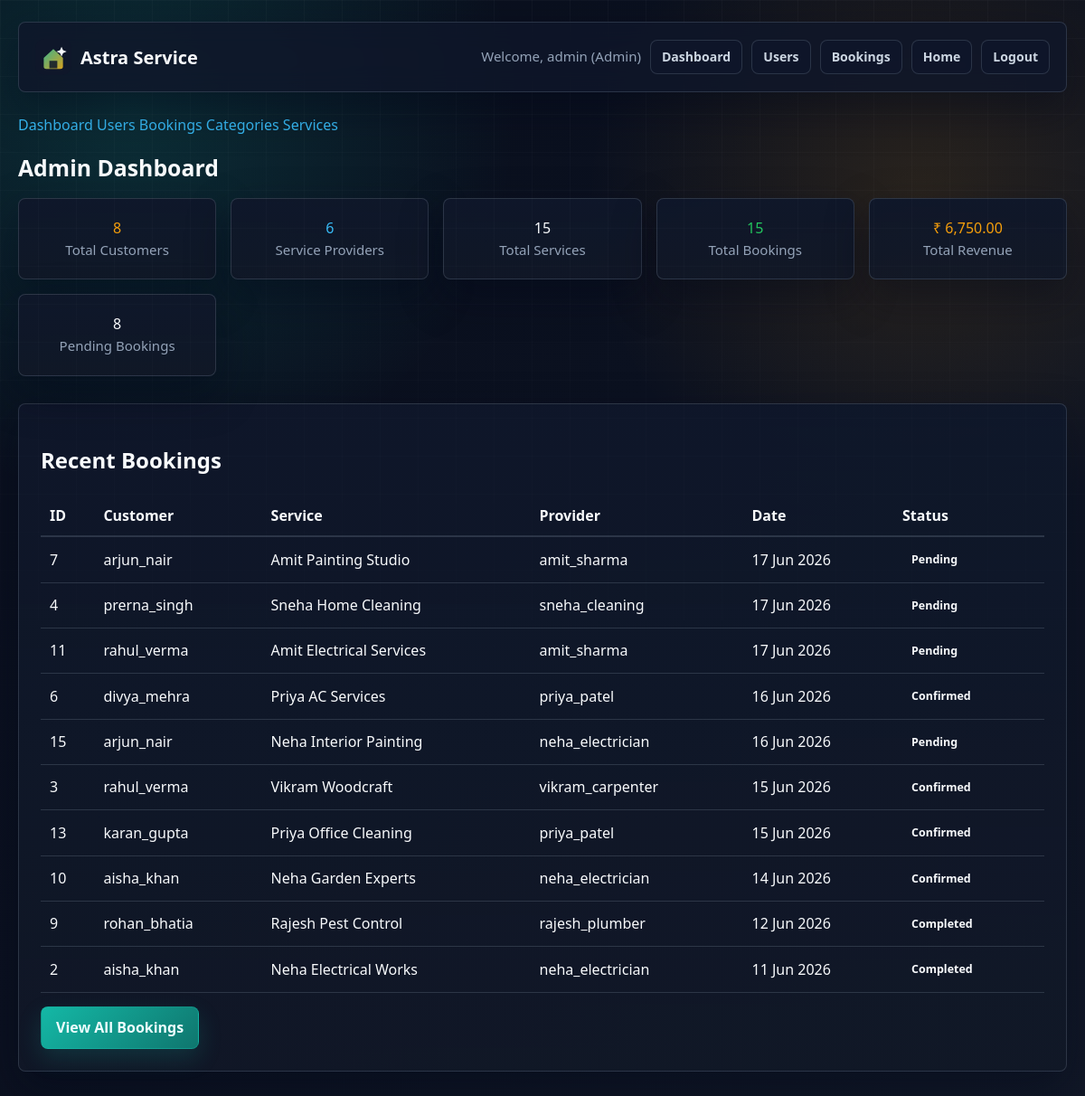
Page /admin/dashboard.php (signed in) on the committed database.
### tables this page shows
CREATE TABLE bookings (
    id INT AUTO_INCREMENT PRIMARY KEY,
    user_id INT,
    service_id INT,
    provider_id INT,
    customer_name VARCHAR(100),
    customer_phone VARCHAR(20),
    customer_address VARCHAR(255),
    service_price DECIMAL(10, 2) DEFAULT 0.00,
    status ENUM('pending', 'confirmed', 'completed', 'cancelled') DEFAULT 'pending',
    booking_date TIMESTAMP DEFAULT CURRENT_TIMESTAMP,
    completion_date DATETIME,
    FOREIGN KEY(user_id) REFERENCES users(id) ON DELETE CASCADE,
    FOREIGN KEY(service_id) REFERENCES services(id) ON DELETE SET NULL,
    FOREIGN KEY(provider_id) REFERENCES users(id) ON DELETE SET NULL
);

CREATE TABLE users (
    id INT AUTO_INCREMENT PRIMARY KEY,
    username VARCHAR(50) NOT NULL UNIQUE,
    email VARCHAR(100) NOT NULL UNIQUE,
    password VARCHAR(255) NOT NULL,
    role ENUM('admin', 'user', 'provider') DEFAULT 'user',
    phone VARCHAR(20),
    address VARCHAR(255),
    created_at TIMESTAMP DEFAULT CURRENT_TIMESTAMP
);

CREATE TABLE services (
    id INT AUTO_INCREMENT PRIMARY KEY,
    category VARCHAR(100) NOT NULL,
    provider_id INT,
    name VARCHAR(100),
    phone VARCHAR(20),
    price DECIMAL(10, 2) DEFAULT 0.00,
    status ENUM('available', 'booked') DEFAULT 'available',
    created_at TIMESTAMP DEFAULT CURRENT_TIMESTAMP,
    FOREIGN KEY(provider_id) REFERENCES users(id) ON DELETE SET NULL
);

### shared/auth.php (called while the page is built, shortened)
<?php
function getCurrentUserRole() {
    return $_SESSION['role'] ?? 'user';
}
function getCurrentUsername() {
    return $_SESSION['username'] ?? '';
}

### shared/functions.php (called while the page is built, shortened)
<?php
function formatCurrency($amount) {
    return '₹ ' . number_format($amount, 2);
}
function formatDate($date) {
    return date('d M Y', strtotime($date));
}

### admin/dashboard.php (the view, shortened to what this page needs)
<?php
include_once '../shared/auth.php';
include_once '../shared/functions.php';
$conn = getDbConnection();
$stats = [
    'total_users' => 0,
    'total_providers' => 0,
    'total_services' => 0,
    'total_bookings' => 0,
    'total_revenue' => 0,
    'pending_bookings' => 0
];
$result = $conn->query("SELECT COUNT(*) AS count FROM users WHERE role = 'user'");
if ($result) {
    $row = $result->fetch_assoc();
    $stats['total_users'] = $row['count'];
}
$result = $conn->query("SELECT COUNT(*) AS count FROM users WHERE role = 'provider'");
if ($result) {
    $row = $result->fetch_assoc();
    $stats['total_providers'] = $row['count'];
}
$result = $conn->query("SELECT COUNT(*) AS count FROM services");
if ($result) {
    $row = $result->fetch_assoc();
    $stats['total_services'] = $row['count'];
}
$result = $conn->query("SELECT COUNT(*) AS count FROM bookings");
if ($result) {
    $row = $result->fetch_assoc();
    $stats['total_bookings'] = $row['count'];
}
$result = $conn->query("SELECT COALESCE(SUM(service_price), 0) AS total FROM bookings WHERE status = 'completed'");
if ($result) {
    $row = $result->fetch_assoc();
    $stats['total_revenue'] = $row['total'] ?? 0;
}
$result = $conn->query("SELECT COUNT(*) AS count FROM bookings WHERE status IN ('pending', 'confirmed')");
if ($result) {
    $row = $result->fetch_assoc();
    $stats['pending_bookings'] = $row['count'];
}
$recentBookings = [];
$result = $conn->query("
    SELECT b.id, b.booking_date, b.status, s.name AS service_name, u.username AS customer_name, p.username AS provider_name
    FROM bookings b
    LEFT JOIN services s ON b.service_id = s.id
    LEFT JOIN users u ON b.user_id = u.id
    LEFT JOIN users p ON b.provider_id = p.id
    ORDER BY b.booking_date DESC
    LIMIT 10
");
if ($result) {
    while ($row = $result->fetch_assoc()) {
        $recentBookings[] = $row;
    }
}
?>
<?php include '../shared/header.php'; ?>
    <div class="breadcrumb" style="margin-bottom: 20px;">
        <a href="dashboard.php" class="active">Dashboard</a>
        <a href="manage_users.php">Users</a>
        <a href="manage_bookings.php">Bookings</a>
        <a href="manage_categories.php">Categories</a>
        <a href="manage_services.php">Services</a>
    </div>
    <h1 class="h1" style="margin-top: 20px; margin-bottom: 20px;">Admin Dashboard</h1>
    <div class="grid" style="grid-template-columns: repeat(auto-fit, minmax(200px, 1fr)); gap: 16px; margin-bottom: 30px;">
        <div class="card" style="text-align: center; padding: 20px;">
            <div class="h3" style="margin: 0; color: var(--accent-2);"><?php echo $stats['total_users']; ?></div>
            <div class="small">Total Customers</div>
        </div>
        <div class="card" style="text-align: center; padding: 20px;">
            <div class="h3" style="margin: 0; color: var(--accent-3);"><?php echo $stats['total_providers']; ?></div>
            <div class="small">Service Providers</div>
        </div>
        <div class="card" style="text-align: center; padding: 20px;">
            <div class="h3" style="margin: 0; color: var(--accent-1);"><?php echo $stats['total_services']; ?></div>
            <div class="small">Total Services</div>
        </div>
        <div class="card" style="text-align: center; padding: 20px;">
            <div class="h3" style="margin: 0; color: var(--success);"><?php echo $stats['total_bookings']; ?></div>
            <div class="small">Total Bookings</div>
        </div>
        <div class="card" style="text-align: center; padding: 20px;">
            <div class="h3" style="margin: 0; color: var(--warning);"><?php echo formatCurrency($stats['total_revenue']); ?></div>
            <div class="small">Total Revenue</div>
        </div>
        <div class="card" style="text-align: center; padding: 20px;">
            <div class="h3" style="margin: 0; color: var(--error);"><?php echo $stats['pending_bookings']; ?></div>
            <div class="small">Pending Bookings</div>
        </div>
    </div>
    <div class="card">
        <h2 class="h2">Recent Bookings</h2>
        <?php if (empty($recentBookings)): ?>
            <p class="small">No bookings found.</p>
        <?php else: ?>
            <div style="overflow-x: auto;">
                <table style="width: 100%; border-collapse: collapse;">
                    <thead>
                        <tr style="border-bottom: 2px solid var(--border);">
                            <th style="padding: 10px; text-align: left;">ID</th>
                            <th style="padding: 10px; text-align: left;">Customer</th>
                            <th style="padding: 10px; text-align: left;">Service</th>
                            <th style="padding: 10px; text-align: left;">Provider</th>
                            <th style="padding: 10px; text-align: left;">Date</th>
                            <th style="padding: 10px; text-align: left;">Status</th>
                        </tr>
                    </thead>
                    <tbody>
                        <?php foreach ($recentBookings as $booking): ?>
                            <tr style="border-bottom: 1px solid var(--border);">
                                <td style="padding: 10px;"><?php echo htmlspecialchars($booking['id']); ?></td>
                                <td style="padding: 10px;"><?php echo htmlspecialchars($booking['customer_name'] ?? 'N/A'); ?></td>
                                <td style="padding: 10px;"><?php echo htmlspecialchars($booking['service_name'] ?? 'N/A'); ?></td>
                                <td style="padding: 10px;"><?php echo htmlspecialchars($booking['provider_name'] ?? 'N/A'); ?></td>
                                <td style="padding: 10px;"><?php echo formatDate($booking['booking_date']); ?></td>
                                <td style="padding: 10px;"><span class="status-badge status-<?php echo htmlspecialchars($booking['status']); ?>"><?php echo ucfirst(htmlspecialchars($booking['status'])); ?></span></td>
                            </tr>
                        <?php endforeach; ?>
                    </tbody>
                </table>
            </div>
            <div style="margin-top: 15px;">
                <a href="manage_bookings.php" class="btn">View All Bookings</a>
            </div>
        <?php endif; ?>
    </div>
<?php include '../shared/footer.php'; ?>

### shared/header.php (shortened to what this page needs)
<?php
$depth = count(array_filter(explode('/', dirname($_SERVER['SCRIPT_NAME']))));
$basePath = str_repeat('../', $depth - 1);
include_once __DIR__ . '/auth.php';
include_once __DIR__ . '/functions.php';
?>
<!DOCTYPE html>
<html>
<head>
    <link rel="stylesheet" href="<?php echo $basePath; ?>assets/css/style.css">
</head>
<body>
    <div class="container">
        <div class="header">
            <a class="brand" href="<?php echo $basePath; ?>index.php">Astra Service</a>
            <div class="nav">
                <span class="small">Welcome, <?php echo htmlspecialchars(getCurrentUsername()); ?> (<?php echo ucfirst(getCurrentUserRole()); ?>)</span>
                <?php
                $role = getCurrentUserRole();
                if ($role === 'admin'): ?>
                    <a class="btn secondary btn-sm" href="<?php echo $basePath; ?>admin/dashboard.php">Dashboard</a>
                    <a class="btn secondary btn-sm" href="<?php echo $basePath; ?>admin/manage_users.php">Users</a>
                    <a class="btn secondary btn-sm" href="<?php echo $basePath; ?>admin/manage_bookings.php">Bookings</a>
                <?php elseif ($role === 'user'): ?>
                    <a class="btn secondary btn-sm" href="<?php echo $basePath; ?>user/dashboard.php">Dashboard</a>
                    <a class="btn secondary btn-sm" href="<?php echo $basePath; ?>user/my_bookings.php">My Bookings</a>
                    <a class="btn secondary btn-sm" href="<?php echo $basePath; ?>services.php">Book Service</a>
                <?php endif; ?>
                <a class="btn secondary btn-sm" href="<?php echo $basePath; ?>index.php">Home</a>
                <a class="btn secondary btn-sm" href="<?php echo $basePath; ?>logout.php">Logout</a>
            </div>
        </div>

### shared/footer.php (shortened to what this page needs)
    </div>
</body>
</html>

### assets/css/style.css (style rules this page uses)
:root { --bg: #0b1120; --bg-soft: #111827; --surface: rgba(15, 23, 42, 0.9); --surface-2: #162033; --surface-3: #1f2937; --text: #f8fafc; --text-secondary: #cbd5e1; --muted: #94a3b8; --border: rgba(148, 163, 184, 0.22); --accent: #14b8a6; --accent-2: #f59e0b; --accent-3: #38bdf8; --accent-dark: #0f766e; --success: #22c55e; --warning: #f59e0b; --danger: #ef4444; --shadow: rgba(2, 6, 23, 0.42); --radius: 8px; }
* { box-sizing: border-box; }
html, body { min-height: 100%; margin: 0; }
body { font-family: "Segoe UI", Arial, sans-serif; color: var(--text); background: radial-gradient(circle at 12% 10%, rgba(20, 184, 166, 0.18), transparent 28%), radial-gradient(circle at 85% 18%, rgba(245, 158, 11, 0.13), transparent 26%), linear-gradient(135deg, #090f1d 0%, var(--bg) 48%, #111827 100%); line-height: 1.55; }
body::before { content: ""; position: fixed; inset: 0; pointer-events: none; background-image: linear-gradient(rgba(255, 255, 255, 0.035) 1px, transparent 1px), linear-gradient(90deg, rgba(255, 255, 255, 0.035) 1px, transparent 1px); background-size: 42px 42px; mask-image: linear-gradient(to bottom, rgba(0, 0, 0, 0.75), transparent 72%); }
a { color: var(--accent-3); text-decoration: none; transition: color 0.2s ease, border-color 0.2s ease, transform 0.2s ease; }
.container, .page-shell { width: min(1160px, calc(100% - 32px)); margin: 0 auto; padding: 24px 0 40px; }
.header, .site-header { display: flex; align-items: center; justify-content: space-between; gap: 16px; min-height: 78px; margin-bottom: 24px; padding: 14px 18px; border: 1px solid var(--border); border-radius: var(--radius); background: rgba(15, 23, 42, 0.82); box-shadow: 0 18px 48px var(--shadow); backdrop-filter: blur(14px); }
.logo, .brand { display: inline-flex; align-items: center; gap: 10px; min-width: 0; color: var(--text); font-size: 1.25rem; font-weight: 800; letter-spacing: 0; background: none; -webkit-text-fill-color: currentColor; }
.logo::before, .brand::before { content: ""; width: 40px; height: 40px; flex: 0 0 auto; background: url("../img/favicon.svg") center / contain no-repeat; }
.nav, .nav-actions { display: flex; align-items: center; justify-content: flex-end; gap: 10px; flex-wrap: wrap; }
.nav a { margin-left: 0; color: var(--text-secondary); font-weight: 700; }
.card { border: 1px solid var(--border); border-radius: var(--radius); background: linear-gradient(180deg, rgba(15, 23, 42, 0.96), rgba(17, 24, 39, 0.9)); box-shadow: 0 18px 48px var(--shadow); padding: 24px; }
.grid, .card-container { display: grid; grid-template-columns: repeat(auto-fit, minmax(240px, 1fr)); gap: 18px; }
.h1 { margin: 0 0 12px; font-size: clamp(1.55rem, 2vw, 2.15rem); line-height: 1.15; letter-spacing: 0; }
.small, .text-muted { color: var(--muted); font-size: 0.94rem; }
.btn { display: inline-flex; align-items: center; justify-content: center; gap: 8px; min-height: 40px; padding: 10px 16px; border: 1px solid rgba(20, 184, 166, 0.35); border-radius: var(--radius); background: linear-gradient(135deg, var(--accent), var(--accent-dark)); color: #ecfeff; cursor: pointer; font-weight: 800; font-family: inherit; text-decoration: none; box-shadow: 0 10px 26px rgba(20, 184, 166, 0.18); transition: transform 0.2s ease, box-shadow 0.2s ease, border-color 0.2s ease, background 0.2s ease; }
.btn.secondary { background: rgba(15, 23, 42, 0.82); color: var(--text-secondary); border-color: var(--border); box-shadow: none; }
.btn-sm { min-height: 34px; padding: 7px 12px; font-size: 0.88rem; }
.status-badge, .badge { display: inline-flex; align-items: center; width: fit-content; padding: 5px 10px; border-radius: 999px; font-size: 0.78rem; font-weight: 800; text-transform: capitalize; }

### rows in the picture
bookings: id "7", user.username "arjun_nair", service.name "Amit Painting Studio", provider.username "amit_sharma", booking_date "17 Jun 2026", status "Pending"
bookings: id "4", user.username "prerna_singh", service.name "Sneha Home Cleaning", provider.username "sneha_cleaning", booking_date "17 Jun 2026", status "Pending"
bookings: id "11", user.username "rahul_verma", service.name "Amit Electrical Services", provider.username "amit_sharma", booking_date "17 Jun 2026", status "Pending"
bookings: id "6", user.username "divya_mehra", service.name "Priya AC Services", provider.username "priya_patel", booking_date "16 Jun 2026", status "Confirmed"
bookings: id "15", user.username "arjun_nair", service.name "Neha Interior Painting", provider.username "neha_electrician", booking_date "16 Jun 2026", status "Pending"
bookings: id "3", user.username "rahul_verma", service.name "Vikram Woodcraft", provider.username "vikram_carpenter", booking_date "15 Jun 2026", status "Confirmed"
bookings: id "13", user.username "karan_gupta", service.name "Priya Office Cleaning", provider.username "priya_patel", booking_date "15 Jun 2026", status "Confirmed"
bookings: id "10", user.username "aisha_khan", service.name "Neha Garden Experts", provider.username "neha_electrician", booking_date "14 Jun 2026", status "Confirmed"
bookings: id "9", user.username "rohan_bhatia", service.name "Rajesh Pest Control", provider.username "rajesh_plumber", booking_date "12 Jun 2026", status "Completed"
bookings: id "2", user.username "aisha_khan", service.name "Neha Electrical Works", provider.username "neha_electrician", booking_date "11 Jun 2026", status "Completed"

### other values in the picture
getCurrentUsername() "admin"
getCurrentUserRole() "Admin"
$stats['total_users'] "8"
$stats['total_providers'] "6"
$stats['total_services'] "15"
$stats['total_bookings'] "15"
formatCurrency($stats['total_revenue']) "₹ 6,750.00"
$stats['pending_bookings'] "8"
